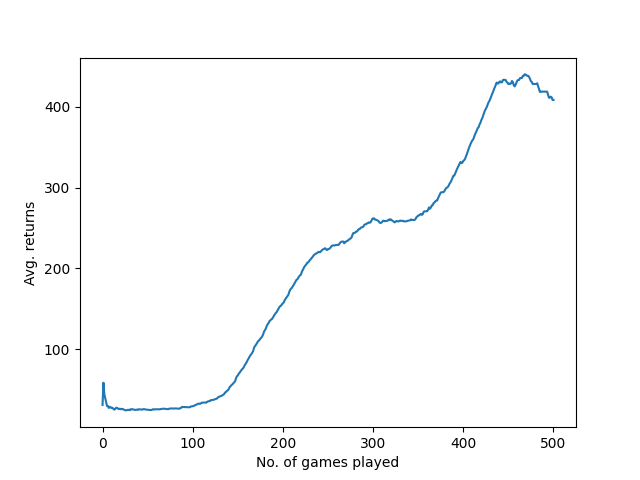

This figure's Python source:
import numpy as np
import torch as T
import torch.nn as nn
import torch.nn.functional as F
import torch.optim as optim
import gym
import matplotlib.pyplot as plt

##  This code is adapted from @philtabor

class ReplayBuffer():
    def __init__(self, max_size, input_shape):
        self.mem_size = max_size
        self.mem_cntr = 0
        self.state_memory = np.zeros((self.mem_size, *input_shape), 
                                    dtype=np.float32)
        self.new_state_memory = np.zeros((self.mem_size, *input_shape), 
                                    dtype=np.float32)
        self.action_memory = np.zeros(self.mem_size, 
                                    dtype=np.int64)
        self.reward_memory = np.zeros(self.mem_size, 
                                dtype=np.float32)
        self.terminal_memory = np.zeros(self.mem_size, 
                                dtype=np.int64)
        
    def store_transition(self, state, action, reward, state_, done):
        index = self.mem_cntr % self.mem_size
        self.state_memory[index] = state
        self.new_state_memory[index] = state_
        self.reward_memory[index] = reward
        self.action_memory[index] = action
        self.terminal_memory[index] = done
        self.mem_cntr += 1

    def sample_buffer(self, batch_size):
        max_mem = min(self.mem_cntr, self.mem_size)
        batch = np.random.choice(max_mem, batch_size, replace=False)
        states = self.state_memory[batch]
        actions = self.action_memory[batch]
        rewards = self.reward_memory[batch]
        states_ = self.new_state_memory[batch]
        terminal = self.terminal_memory[batch]

        return states, actions, rewards, states_, terminal

class duelingDQN(nn.Module):
    def __init__(self, lr, n_actions, input_dims):
        super(duelingDQN, self).__init__()
        self.fc1 = nn.Linear(*input_dims, 32)
        self.V = nn.Linear(32, 1)
        self.A = nn.Linear(32, n_actions)

        self.optimizer = optim.Adam(self.parameters(), lr=lr)
        self.loss = nn.MSELoss()


    def forward(self, state):
        flat1 = F.relu(self.fc1(state))
        V = self.V(flat1)
        A = self.A(flat1)

        return V, A

class Agent():
    def __init__(self, gamma, epsilon, lr, n_actions, input_dims,
                    mem_size, batch_size, eps_min=0.01, eps_dec=5e-7,
                    replace=1000):
        
        self.gamma = gamma
        self.epsilon = epsilon
        self.lr = lr
        self.n_actions = n_actions
        self.input_dims = input_dims
        self.learn_step_counter = 0
        self.batch_size = batch_size
        self.eps_min = eps_min
        self.eps_dec = eps_dec
        self.replace_target_cnt = replace

        self.action_space = [i for i in  range(self.n_actions)]

        self.memory = ReplayBuffer(mem_size, input_dims)

        self.q_eval = duelingDQN(self.lr, self.n_actions, input_dims=self.input_dims)

        self.q_next = duelingDQN(self.lr, self.n_actions, input_dims=self.input_dims)

    def choose_action(self, observation):
        if np.random.random() > self.epsilon:
            state = T.tensor([observation], dtype=T.float)
            _, advantage = self.q_eval.forward(state)
            action = T.argmax(advantage).item()
        else:
            action = np.random.choice(self.action_space)
        return action

    def store_transition(self, state, action, reward, state_, done):
        self.memory.store_transition(state, action, reward, state_, done)

    def replace_target_network(self):
        if self.learn_step_counter % self.replace_target_cnt == 0:
            self.q_next.load_state_dict(self.q_eval.state_dict())
    
    def decrement_epsilon(self):
        self.epsilon = self.epsilon -  self.eps_dec if self.epsilon > self.eps_min else self.eps_min

    def learn(self):
        if self.memory.mem_cntr < self.batch_size:
            return

        self.q_eval.optimizer.zero_grad()

        self.replace_target_network()

        states, actions, rewards, states_, dones = self.memory.sample_buffer(self.batch_size)

        states = T.tensor(states)
        actions = T.tensor(actions)
        dones = T.tensor(dones)
        rewards = T.tensor(rewards)
        states_ = T.tensor(states_)

        indices = np.arange(self.batch_size)

        V_s, A_s = self.q_eval.forward(states)
        V_s_, A_s_ = self.q_next.forward(states_)

        V_s_eval, A_s_eval = self.q_eval.forward(states_)

        q_pred = T.add(V_s,
                        (A_s - A_s.mean(dim=1, keepdim=True)))[indices, actions]

        q_next = T.add(V_s_, (A_s_ - A_s_.mean(dim=1, keepdim=True)))
        q_eval = T.add(V_s_eval, (A_s_eval - A_s_eval.mean(dim=1, keepdim=True)))

        max_actions = T.argmax(q_eval, dim=1)

        q_target = rewards + (1 - dones)*self.gamma*q_next[indices, max_actions]

        loss = self.q_eval.loss(q_target, q_pred)

        loss.backward()
        self.q_eval.optimizer.step()
        self.learn_step_counter += 1
        self.decrement_epsilon()


if __name__ == '__main__':
    env = gym.make('CartPole-v1')
    no_games = 1000
    agent = Agent(gamma=0.99, epsilon=1.0, 
                    lr=5e-3, input_dims=[4], n_actions=2, 
                    mem_size=1000000, eps_min=0.01, 
                    batch_size=64, eps_dec=1e-4, 
                    replace=100)

    scores = []
    avg_scores = []
    for i in range(no_games):
        done = False
        observation = env.reset()
        score = 0

        while not done:
            action = agent.choose_action(observation)
            observation_, reward, done, info = env.step(action)
            score += reward
            agent.store_transition(observation, action, reward, observation_, done)
            agent.learn()
            observation = observation_

        scores.append(score)
        avg_score = np.mean(scores[-100:])
        avg_scores.append(avg_score)
        print(i, avg_score, agent.epsilon)

        if i >= 300 and i%50 ==0: 
            plt.plot(np.arange(len(avg_scores)), avg_scores)
            plt.xlabel("No. of games played")
            plt.ylabel("Avg. returns")
            plt.show()
    
